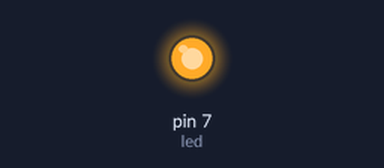
Recording of a sketch running on a simulated Arduino Uno, built with avr-gcc and run on an emulated ATmega328P. Shown: output pins drawn as LEDs (lit = HIGH).

Above: at 0.01 s.
At 6.2 s:
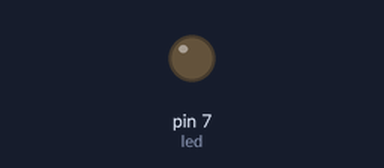
Timing chart, 0 to 7.7 s (numbered marks = the images above):
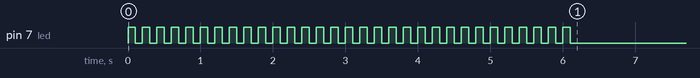

The sketch:

A-Ex7.ino
```cpp
/****************************************************************
**                                                             **
**                          TÍTOL:                             **
**                                                             **
**                                                             **
**  NOM: Maria de Haro Luna                    DATA: 06/03/2023**
****************************************************************/
//************************ INCLUDE ******************************


//*********************** VARIABLES *****************************
const byte led =  7;
int e;
//************************* SETUP *******************************
void setup() {
  pinMode(led, OUTPUT);
 while (e<31)
 {
   digitalWrite(led, HIGH);
   delay(100);
   digitalWrite(led, LOW);
   delay(100);
   e++;
 }
}
//************************* LOOP ********************************
void loop() {               // inicia el bucle del programa


}
//************************** FUNCTIONS **************************
```
